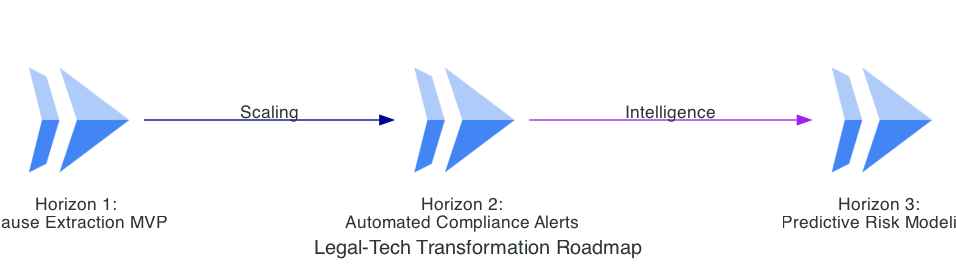

The script that drew this image:
from diagrams import Diagram, Cluster, Edge
from diagrams.gcp.compute import Run

graph_attr = {"pad": "0.1", "nodesep": "1.5", "ranksep": "2.0", "bgcolor": "transparent"}

with Diagram("Legal-Tech Transformation Roadmap", show=False, filename="contractguard_transformation_roadmap", direction="LR", graph_attr=graph_attr):
    h1 = Run("Horizon 1:\nClause Extraction MVP")
    h2 = Run("Horizon 2:\nAutomated Compliance Alerts")
    h3 = Run("Horizon 3:\nPredictive Risk Modeling")

    h1 >> Edge(label="Scaling", color="darkblue") >> h2 >> Edge(label="Intelligence", color="purple") >> h3
